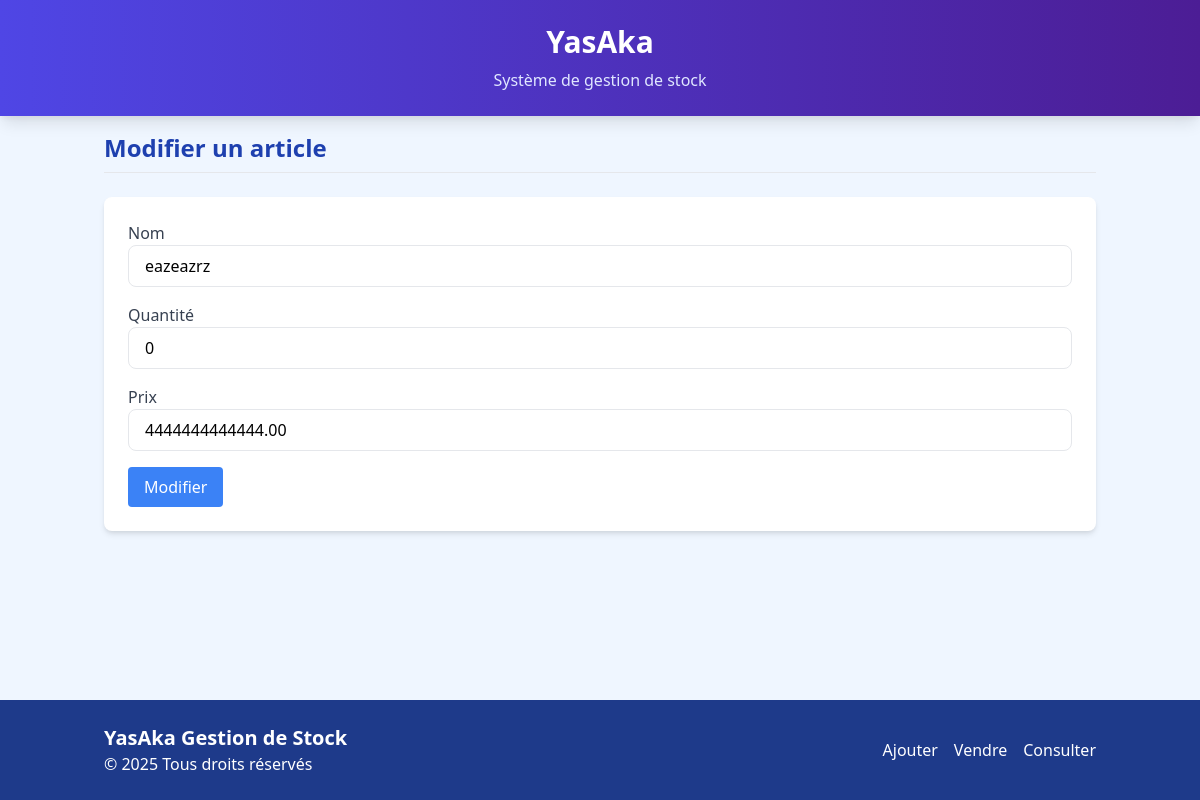
Screenshot of /modifier/1 with the database file from the repository.
### models.py (models this page shows)
class Article(db.Model):
    id = db.Column(db.Integer, primary_key=True, autoincrement=True)
    nom = db.Column(db.String(255), nullable=False)
    quantite = db.Column(db.Integer, nullable=False, default=0)
    prix = db.Column(db.Numeric(10, 2), nullable=False)
    stock = db.relationship('Stock', backref='article', cascade='all, delete-orphan')
    ventes = db.relationship('VenteArticle', backref='article', cascade='all, delete-orphan')

### app.py (the view, shortened to what this page needs)
@app.route('/modifier/<int:id>', methods=['GET', 'POST'])
def modifier(id):
    article = Article.query.get_or_404(id)
    return render_template('modifier.html', article=article)

### templates/modifier.html
{% extends "base.html" %}
{% block content %}
<h2 class="text-2xl font-bold text-blue-800 mb-6 border-b pb-2">Modifier un article</h2>
<form method="POST" class="bg-white p-6 rounded-lg shadow-md">
    <div class="mb-4">
        <label for="nom" class="block text-gray-700">Nom</label>
        <input type="text" id="nom" name="nom" value="{{ article.nom }}" class="w-full px-4 py-2 border rounded-lg" required>
    </div>
    <div class="mb-4">
        <label for="quantite" class="block text-gray-700">Quantité</label>
        <input type="number" id="quantite" name="quantite" value="{{ article.quantite }}" class="w-full px-4 py-2 border rounded-lg" required>
    </div>
    <div class="mb-4">
        <label for="prix" class="block text-gray-700">Prix</label>
        <input type="number" step="0.01" id="prix" name="prix" value="{{ article.prix }}" class="w-full px-4 py-2 border rounded-lg" required>
    </div>
    <button type="submit" class="bg-blue-500 text-white px-4 py-2 rounded">Modifier</button>
</form>
{% endblock %}

### rows the page displays
Article: nom "eazeazrz", quantite "0", prix "4444444444444.00"
